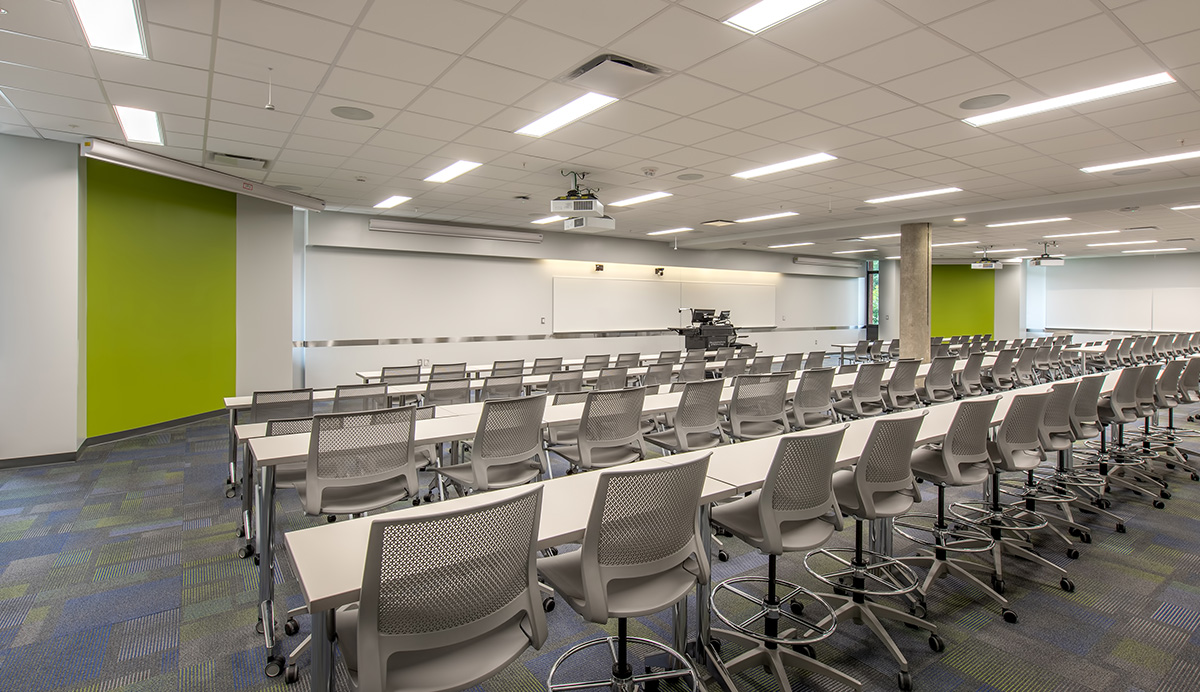
#> input picture classroom.jpg, 1200 x 692 px
$ jupyter execute --allow-errors 'Software Notes P - Tackling Multicollinearity (PCA & Ridge Regression).ipynb'
#> lines starting #> are read from the running program, lines starting #| are printed output that depends on the picture
# Software Notes P - Tackling Multicollinearity: PCA & Ridge Regression

Prepared for ISyE 4031 <br>
Brandon Kang <br>
brandonkang@gatech.edu

> Credit: Some of the images and notations are derived from <a href="https://www2.isye.gatech.edu/~yxie77/ISyE6416SyllabusSpring2019.pdf">ISyE 6416 (Computational Statistics)</a> taught by <a href="https://www2.isye.gatech.edu/~yxie77/">Dr. Yao Xie</a>. One of the images is also derived from a homework problem I solved from her class this semester.

> Credit: One block of code is used from <a href="https://stackoverflow.com/questions/39216897/plot-pca-loadings-and-loading-in-biplot-in-sklearn-like-rs-autoplot"> Stack Overflow </a> to produce a PCA biplot.

[cell 1]
import pandas as pd
import numpy as np
import matplotlib.pyplot as plt
import seaborn as sns
from PIL import Image
from jupyterthemes import jtplot
from sklearn.model_selection import train_test_split
from sklearn.linear_model import LinearRegression, RidgeCV, Ridge
from sklearn.preprocessing import StandardScaler
from sklearn.decomposition import PCA
from statsmodels.formula.api import ols
jtplot.style(theme='onedork')

## Introduction

A common problem in many datasets is the tendency of having correlated features, where your features are related to each other. Thinking about this in real world applications, this can easily make sense. For example, take some common features for predicting house prices: numBedrooms, numBathrooms, sqftHouse, etc. You can immediatelly recognize that the number of bedrooms is probably correlated with the number of bedrooms and the square footage of the house. With more bedrooms, there are probably more bathrooms with a higher square footage.

#> (a cell that did not finish here is left out)

#> (a cell that did not finish here is left out)

In the above example, you can see that bedrooms and bathrooms are somewhat correlated, and the other combinations are not. Although a pairwise (Pearson) correlation coefficient of 0.53 is not majorly significant or worrying, other datasets may have higher pairwise correlation coefficients that can be quite troublesome. Furthermore, with large dimensional datasets, it will almost be inevitable that some of your features may be highly correlated.
> Take a 28x28 image of faces, which can be vectorized to 784 features (where each pixel is a feature). Many of the features can be correlated in their intensities (for example, the pixel intensity of the lips will be concentrated near the bottom of the image for all faces). It is necessary to both reduce the dimesionality (since 784 features is quite large) to avoid **overfitting** but also to reduce **computational runtime**.

Recall from lecture notes that multicollinearity can cause the following issues:
    1. Coefficients can have the wrong signs or magnitude
    2. Omitting a variable causes drastic changes in parameter estimates
    3. Variance of estimators will be quite large
    4. Out of sample predictions will become unreliable

## PCA: Background

A widely popular method for *dimensionality reduction* and tackling *multicollinearity* is using PCA, which essentially creates principal components, or *linear* combinations of the original features along directions that maximize variance, to reduce the dimensionality of the data. That was quite a mouthful, but let's take it step by step. Before we even begin to tackle PCA, let's review some numerical linear algebra, specifically SVD.

### SVD (Singular Value Decomposition)

Recall that SVD (Singular Value Decomposition) is a factorization of a matrix, $A$, to the product of three matrices.
$$
A = U \Sigma V^T
$$
Let's define each matrix.
> $A \in \mathbb{R}^{mxn} $
 $U \in \mathbb{R}^{mxm}$
 $\Sigma \in \mathbb{R}^{mxn}$
 $V \in \mathbb{R}^{nxn}$

$U$ and $V$ are left and right orthogonal vectors respectively (where $U U^T = I_m$ and $V V^T=I_n$), and $\Sigma$ is a diagonal matrix containing the singular values, which are the square roots of the eigenvalues from $X^*X$. Here, $*$ represents the transpose conjugate. Note that the singular values on the diagonal are listed in descending order.

>If the original matrix, $A$, is a square matrix, then we may arrive at a special case of SVD known as eigen-decomposition:
$$
A = U \Sigma U^T
$$
In this case, $U$ corresponds to the eigenvectors and $\Sigma$ corresponds to the eigenvalues. In this case, singular values and eigenvalues coincide. However, not every square matrix has an eigendecomposition, but all matrices have an SVD.

### Low Rank Approximation

Generally, the number of non-zero singular values from $\Sigma < \min\{m, n\}$, which tells us that we can use *low rank approximation* by taking the non-zero singular values to approximate the original matrix, $A$. A low rank approximation is to approximate a matrix (in our case, $A$) with a matrix that has a lower rank (which is the case when the number of non-zero singular values from $\Sigma < \min\{m, n\}$) than the original matrix.

The above image is visualized in 3 dimensions, but you can clearly see that most of the data points lie along the 2-dimensional axes colored in two shades of red. There will exist a singular value in the diagonal matrix, $\Sigma$ that is quite close to zero and can be dropped when forming the low rank matrix to approximate the original matrix (if we are using 2 singular values to approximate $A$). What this essentially means is that we can approximate the original matrix by only taking the most significant singular values (or the directions where the data points mostly lie on) and excluding the others.

>This is *very* powerful because we can now represent the original matrix with an approximation that is fairly accurate and can be represented with a much smaller dimensionality.

>The application of SVD and low-rank approximation is **extensive**: image compressing, denoising data, computing matrix pseudo-inverses (e.g. computing multivariate Gaussian pdf for GMM), linear regression, etc.

Below, I included a simple demo using a picture of our classroom. :)

[cell 4]
img = Image.open('classroom.jpg')
#> img is the input picture: PIL image 1200x692 RGB; mean R, G, B 142.1, 135.7, 121.9
#greyscale image
imggray = img.convert('LA')
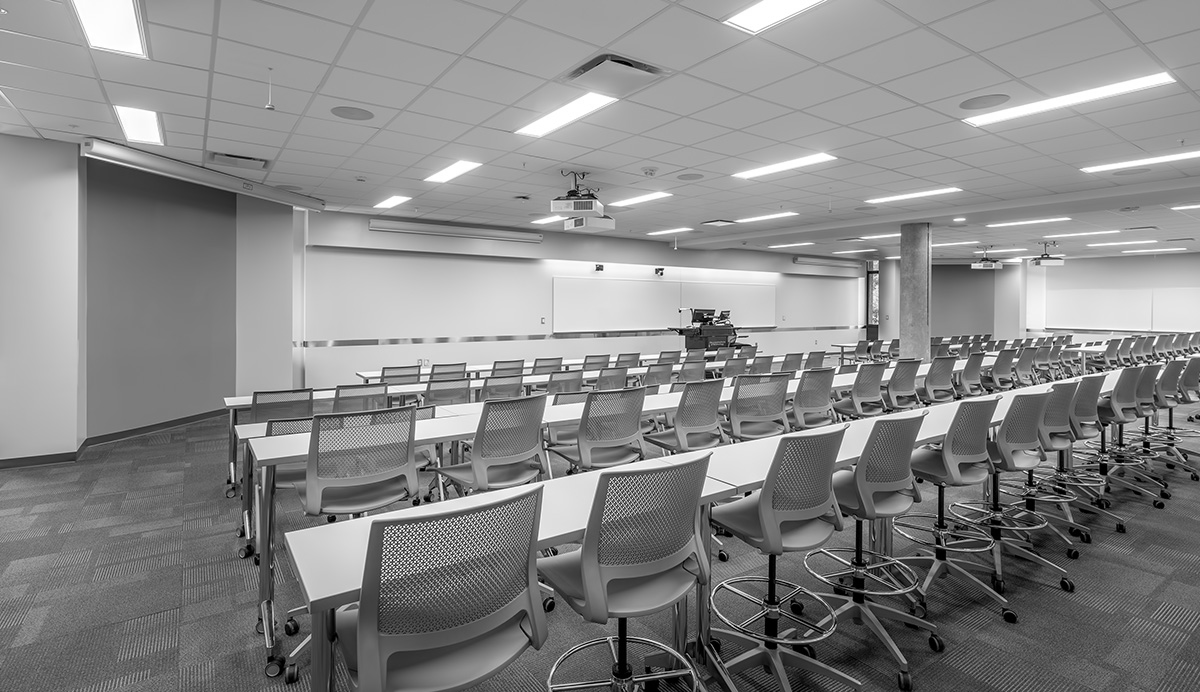
#> imggray: PIL image 1200x692 LA; mean R, G, B, A 136.1, 136.1, 136.1, 255
plt.figure(figsize=(12, 6))
plt.imshow(imggray)
plt.title("Original Image")
plt.grid(None)

[cell 5]
#store image into a matrix
imgMat = np.matrix(imggray.getdata(band=0), float).reshape(imggray.size[1], imggray.size[0])

[cell 6]
#feature size
imgMat.shape[0]*imgMat.shape[1]
#> Out = 830400

[cell 7]
#perform SVD
U, sigma, V = np.linalg.svd(imgMat)
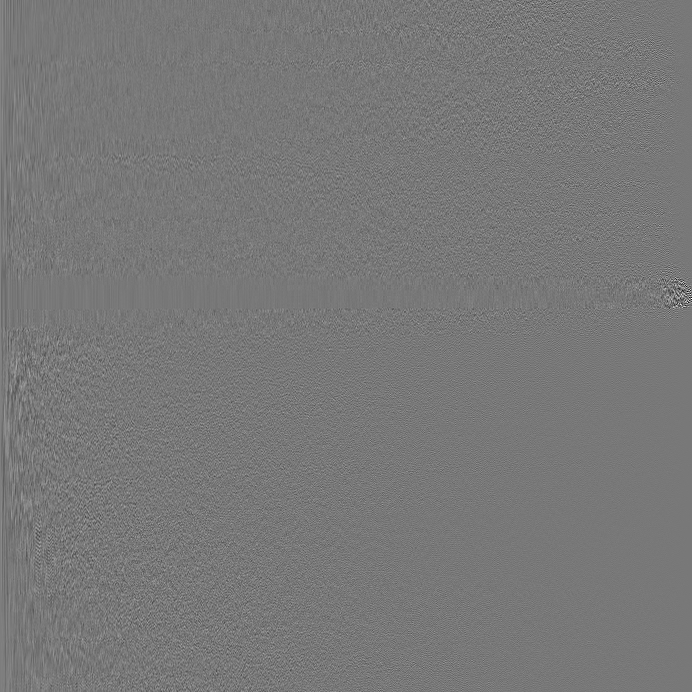
#> U: shape (692, 692) float64; min -0.504, max 0.562, mean 7.03e-05; drawn with min black and max white
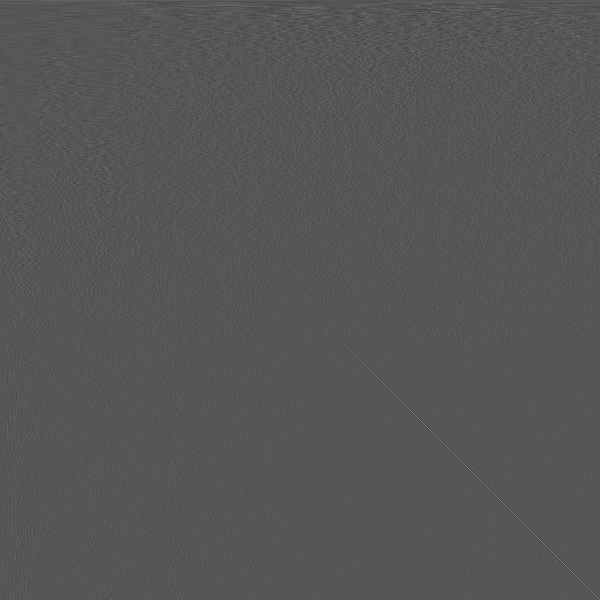
#> V: shape (1200, 1200) float64 (shown at 1/2 size); min -0.294, max 0.57, mean 2.74e-05; drawn with min black and max white
#> sigma = 692 values, max 127874.5 at index 0, min 6.07 at index 691, mean 842.5

n = np.arange(1, 7)
fig, ax = plt.subplots(3, 2, figsize=(15, 12))

#iterate through different low rank approximations
for comp in n:
    #low rank approximation: keep top x amount of singular values
    approx = np.matrix(U[:, :comp*5]) * np.diag(sigma[:comp*5]) * np.matrix(V[:comp*5, :])
    #plot resulting approximation
    ax[(comp-1)//2, (comp-1)%2].imshow(approx, cmap="gray")
    ax[(comp-1)//2, (comp-1)%2].set_title(str(comp*5) + " Singular Values")
    ax[(comp-1)//2, (comp-1)%2].grid(None)
    ax[(comp-1)//2, (comp-1)%2].axis("off")
#> this loop made 6 passes
#> pass 1, `approx = np.matrix(U[:, :comp*5]) * np.diag(sigma[:comp*5]) * np.matri..`:
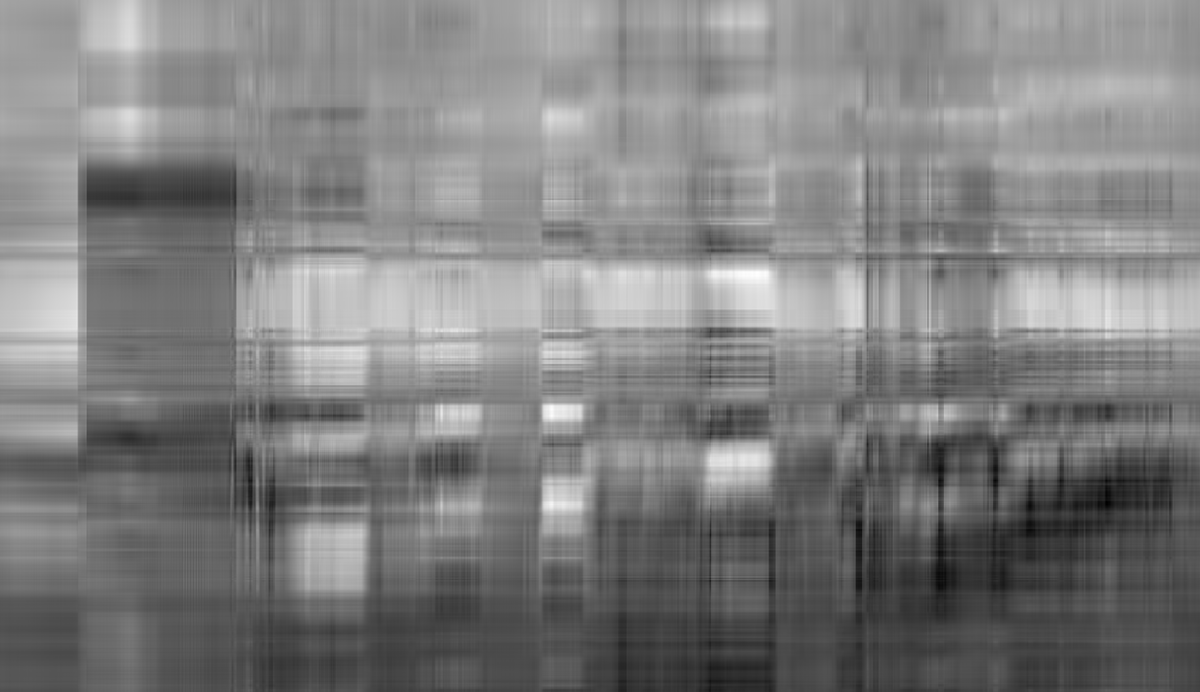
#> approx: shape (692, 1200) float64; min 8.14, max 264.7, mean 136.1; drawn with min black and max white
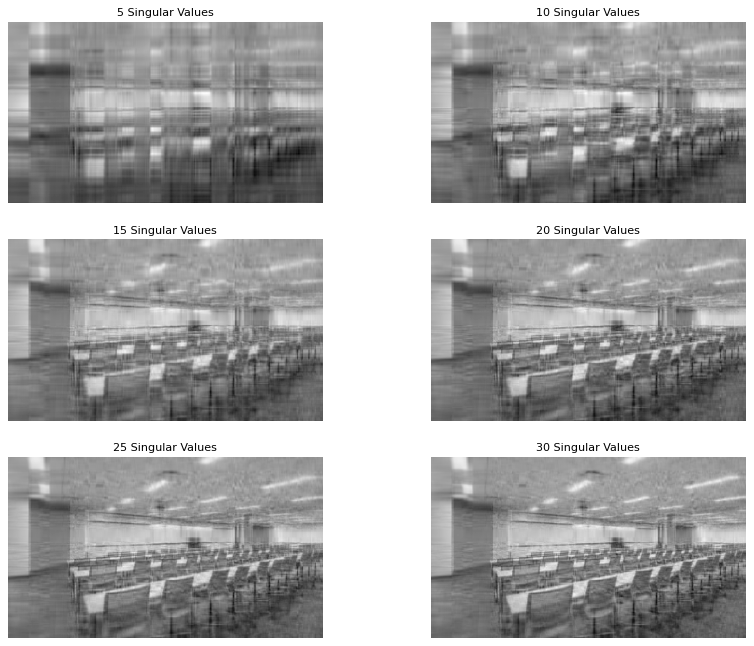
#> figure drawn by matplotlib, 6 panels

In the above demo, you can see that the original picture can be almost recovered using a small number of singular values. The original image was 1200x692 (so 830400 features or pixels), and we recovered the original image quite well with <50 singular values. Also, it should be quite apparent that as you increase the number of singular values, the better you can approximate the original image.

[cell 8]
#Compare original image with 100 singular values
fig, ax = plt.subplots(1, 2, figsize=(15, 12))

ax[0].imshow(imggray)
ax[0].set_title("Original Image")
ax[0].grid(None)
ax[0].axis("off")

approx = np.matrix(U[:, :100]) * np.diag(sigma[:100]) * np.matrix(V[:100, :])
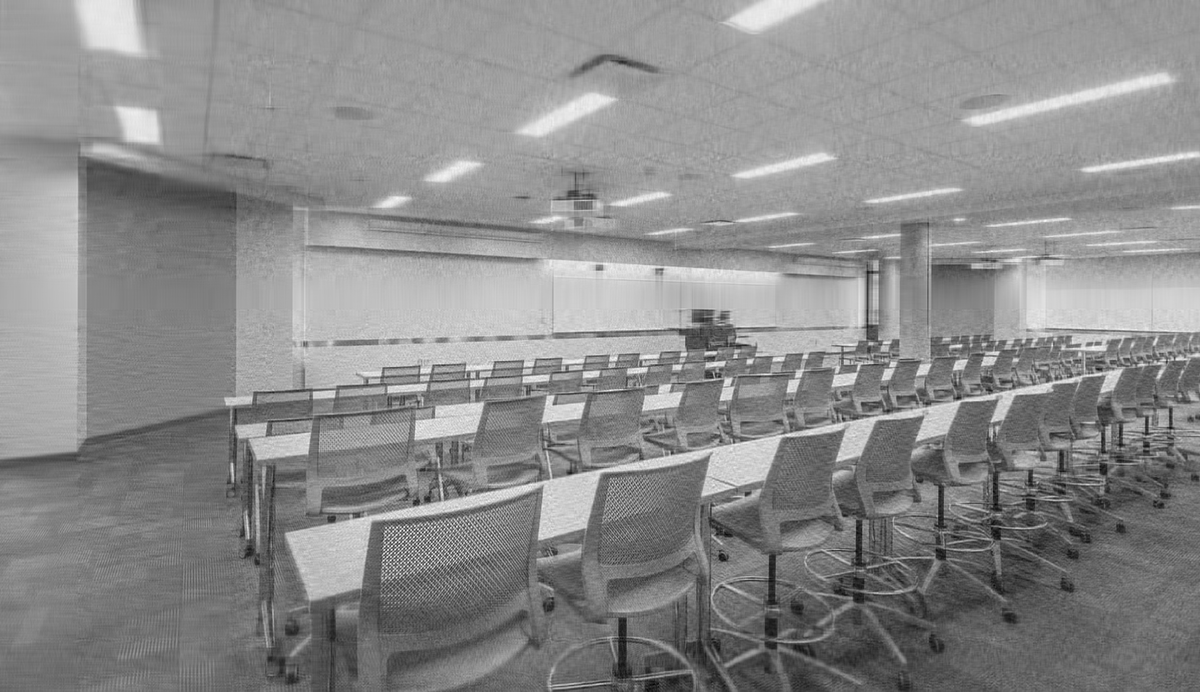
#> approx: shape (692, 1200) float64; min -46.08, max 287.9, mean 136.1; drawn with min black and max white
ax[1].imshow(approx, cmap="gray")
ax[1].set_title("100 Singular Values")
ax[1].grid(None)
ax[1].axis("off")
